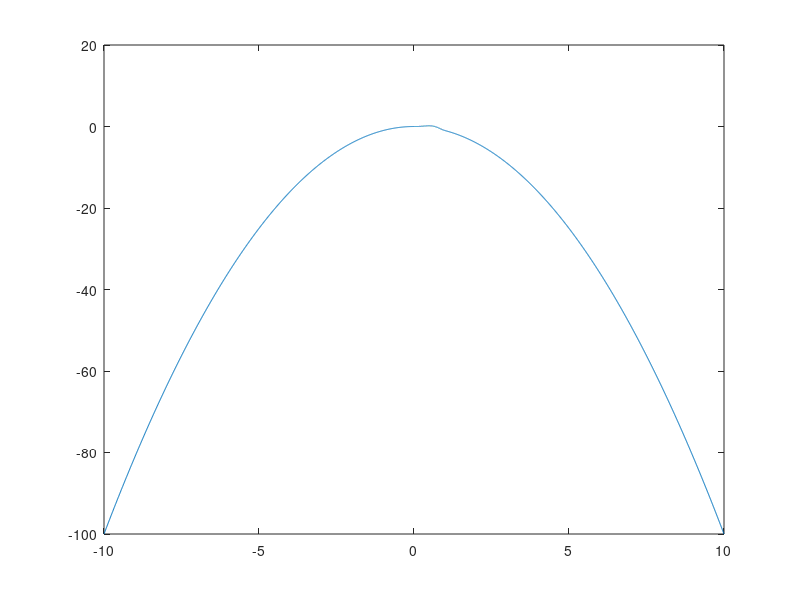

Write the MATLAB code that produced this figure.
function prob_01_plotft
    x_left_outside = linspace(-10, 0, 1000);
    x_inside = linspace(0, 1, 1000);
    x_right_outside = linspace(1, 10, 1000);

    y1 = -1 * ( x_left_outside.^2);
    y2 = (x_inside.^2) .* sin(3*pi*x_inside / 2);
    y3 = -1 * ( x_right_outside.^2);

    plot([x_left_outside x_inside x_right_outside], [y1 y2 y3]);
end
